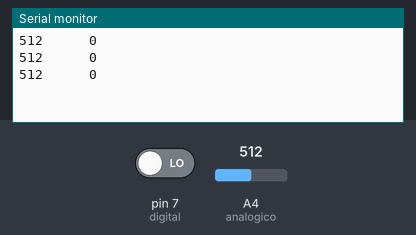
The sketch below on a simulated Arduino Uno, built with avr-gcc and run on an emulated ATmega328P. On the bench: the last lines printed to the serial monitor. The test bench sets the inputs (shaded band); at power-on: A4 (analogico) = 512, pin 7 (digital) LOW.

Above: at 1.2 s.
1.3 s: A4 (analogico) set to 716
At 1.86 s:
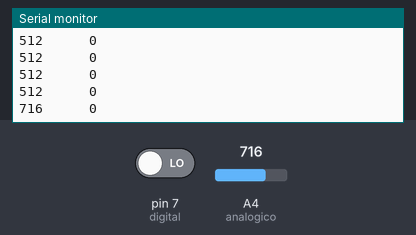
2.8 s: pin 7 (digital) driven HIGH
At 3.06 s:
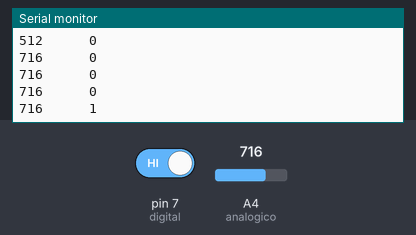
4.3 s: A4 (analogico) set to 900
At 4.66 s:
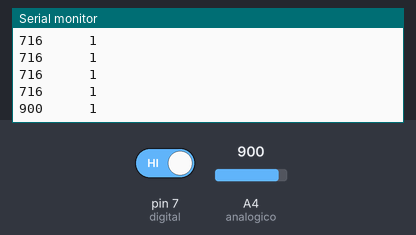
5.8 s: pin 7 (digital) driven LOW
At 6.26 s:
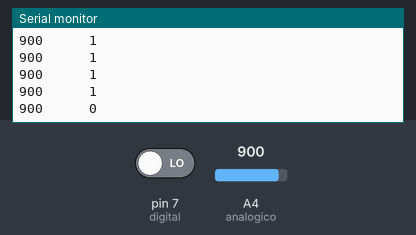
Timing chart, 0 to 8.3 s (numbered marks = the images above; inputs shaded):
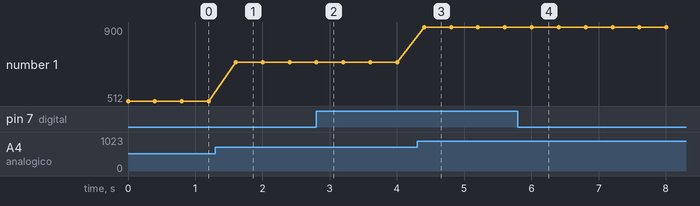

The sketch:

teste_sensor.ino
```cpp
#define analogico A4
#define digital 7

void setup() {
  Serial.begin(9600);
  pinMode(digital, INPUT);
  pinMode(analogico, INPUT);

}


void loop() {
  int valorD = digitalRead(digital);
  int valorA = analogRead(analogico);
  Serial.print(valorA);
  Serial.print("      ");
  Serial.println(valorD);
delay(400);
}


//impossível
```

Measured:
- after the input at 1.3 s, the serial monitor: prints a new line after 0.30 s (image 1)
- after the input at 2.8 s, the serial monitor: prints a new line at once (image 2)
- after the input at 4.3 s, the serial monitor: prints a new line after 0.10 s (image 3)
- after the input at 5.8 s, the serial monitor: prints a new line after 0.21 s (image 4)
- plotted number 1: 512 → 716 after the input at 1.3 s, 716 → 900 after the input at 4.3 s
